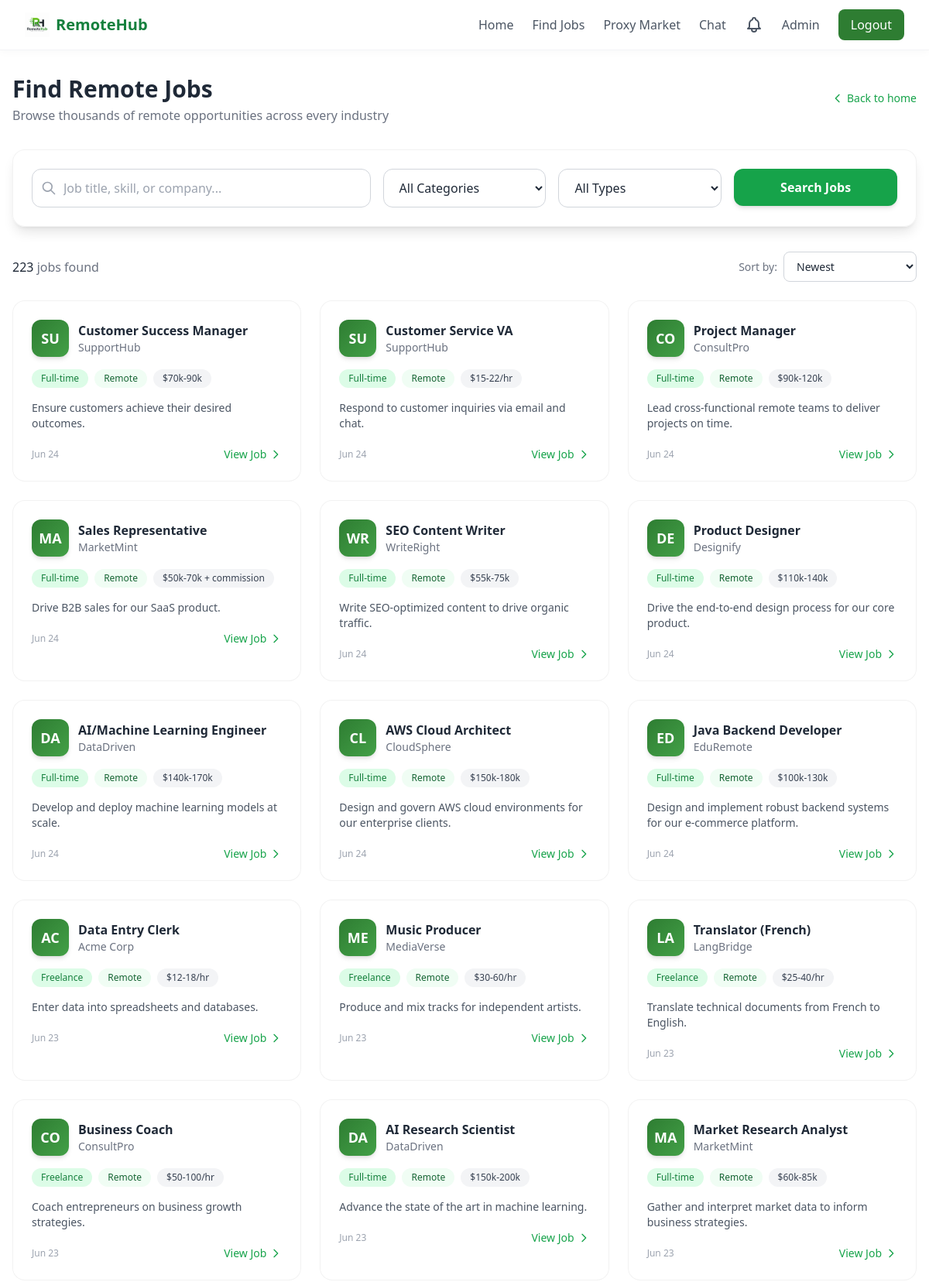
Screenshot of /jobs/browse (signed in, upper part) with the database file from the repository.
### models.py (models this page shows)
class Job(db.Model):
    __tablename__ = 'jobs'
    id = db.Column(db.Integer, primary_key=True)
    title = db.Column(db.String(200), nullable=False)
    company_id = db.Column(db.Integer, db.ForeignKey('companies.id'), nullable=False)
    category_id = db.Column(db.Integer, db.ForeignKey('job_categories.id'))
    parent_category = db.Column(db.String(100))
    employment_type = db.Column(db.String(50))
    salary = db.Column(db.String(100))
    experience_level = db.Column(db.String(100))
    location = db.Column(db.String(100))
    timezone = db.Column(db.String(100))
    description = db.Column(db.Text)
    responsibilities = db.Column(db.Text)
    qualifications = db.Column(db.Text)
    skills_required = db.Column(db.Text)
    posted_date = db.Column(db.DateTime, default=lambda: datetime.now(timezone.utc))
    application_deadline = db.Column(db.DateTime)
    proxy_required = db.Column(db.Boolean, default=False)
    proxy_country = db.Column(db.String(100))
    is_active = db.Column(db.Boolean, default=True)
    benefits = db.Column(db.Text)
    contract_type = db.Column(db.String(50))
    applications = db.relationship('JobApplication', backref='job', lazy='dynamic')
    saved_by = db.relationship('SavedJob', backref='job', lazy='dynamic')

class Company(db.Model):
    __tablename__ = 'companies'
    id = db.Column(db.Integer, primary_key=True)
    name = db.Column(db.String(200), nullable=False)
    logo = db.Column(db.String(256))
    description = db.Column(db.Text)
    website = db.Column(db.String(256))
    verified = db.Column(db.Boolean, default=False)
    created_at = db.Column(db.DateTime, default=lambda: datetime.now(timezone.utc))
    jobs = db.relationship('Job', backref='company', lazy='dynamic')

### routes/job_routes.py (the view)
@job_bp.route('/browse')
@login_required
def browse():
    q = request.args.get('q', '').strip()
    category_filter = request.args.get('category', '')
    type_filter = request.args.get('type', '')
    sort = request.args.get('sort', 'newest')
    query = Job.query.filter_by(is_active=True)
    if q:
        query = query.filter(
            db.or_(Job.title.ilike(f'%{q}%'), Job.description.ilike(f'%{q}%'))
        )
    if category_filter:
        query = query.filter_by(parent_category=category_filter)
    if type_filter:
        query = query.filter_by(employment_type=type_filter)
    if sort == 'oldest':
        query = query.order_by(Job.posted_date.asc())
    elif sort == 'salary_high':
        query = query.order_by(Job.salary.desc())
    else:
        query = query.order_by(Job.posted_date.desc())
    jobs = query.all()
    parent_categories = [
        'Technology & Development',
        'Design & Creative',
        'Writing & Translation',
        'Marketing & Sales',
        'Business & Finance',
        'Virtual Assistance',
        'Customer Support',
        'Education & Tutoring',
        'Healthcare & Wellness',
        'Legal Services',
        'Media & Communications',
        'Real Estate',
        'E-commerce',
        'Engineering',
        'Research & Analysis',
        'AI & Automation',
        'Consulting & Coaching',
        'Language Services',
        'Entertainment & Media',
        'General Remote Jobs'
    ]
    employment_types = ['Full-time', 'Part-time', 'Contract', 'Freelance', 'Internship']
    return render_template(
        'browse.html',
        jobs=jobs,
        categories=parent_categories,
        employment_types=employment_types,
        current_filters={
            'q': q,
            'category': category_filter,
            'type': type_filter,
            'sort': sort
        }
    )

### app.py (called while the page is built)
@login_manager.user_loader
def load_user(user_id):
    return db.session.get(User, int(user_id))

### templates/browse.html (shortened to what this page needs)
{% extends "base.html" %}
{% block content %}
<div class="max-w-7xl mx-auto px-4 py-8">
    <div class="flex flex-col sm:flex-row sm:items-center sm:justify-between mb-8">
        <div>
            <h1 class="text-3xl font-bold text-gray-800">Find Remote Jobs</h1>
            <p class="text-gray-500 mt-1">Browse thousands of remote opportunities across every industry</p>
        </div>
        <div class="mt-4 sm:mt-0">
            <a href="{{ url_for('main.home') }}" class="text-green-600 hover:underline text-sm inline-flex items-center">
                <svg class="w-4 h-4 mr-1" fill="none" stroke="currentColor" viewBox="0 0 24 24"><path stroke-linecap="round" stroke-linejoin="round" stroke-width="2" d="M15 19l-7-7 7-7"/></svg>
                Back to home
            </a>
        </div>
    </div>
    <div class="glass-card rounded-2xl p-6 mb-8 shadow-lg">
        <form method="GET" action="{{ url_for('jobs.browse') }}" class="grid gap-4 sm:grid-cols-2 lg:grid-cols-5">
            <div class="lg:col-span-2">
                <div class="relative">
                    <svg class="absolute left-3 top-1/2 transform -translate-y-1/2 h-5 w-5 text-gray-400" fill="none" stroke="currentColor" viewBox="0 0 24 24"><path stroke-linecap="round" stroke-linejoin="round" stroke-width="2" d="M21 21l-6-6m2-5a7 7 0 11-14 0 7 7 0 0114 0z"/></svg>
                    <input type="text" name="q" placeholder="Job title, skill, or company..." value="{{ current_filters.q }}"
                           class="w-full pl-10 pr-4 py-3 rounded-xl border border-gray-300 bg-white text-gray-800 focus:ring-2 focus:ring-green-500 focus:border-transparent transition">
                </div>
            </div>
            <div>
                <select name="category" class="w-full px-4 py-3 rounded-xl border border-gray-300 bg-white text-gray-800 focus:ring-2 focus:ring-green-500">
                    <option value="">All Categories</option>
                </select>
            </div>
            <div>
                <select name="type" class="w-full px-4 py-3 rounded-xl border border-gray-300 bg-white text-gray-800 focus:ring-2 focus:ring-green-500">
                    <option value="">All Types</option>
                </select>
            </div>
            <div>
                <button type="submit" class="w-full bg-green-600 hover:bg-green-700 text-white font-semibold py-3 rounded-xl transition shadow-md">
                    Search Jobs
                </button>
            </div>
        </form>
    </div>
    <div class="flex flex-col sm:flex-row justify-between items-start sm:items-center mb-6 gap-4">
        <p class="text-gray-500">
            <span class="font-medium text-gray-800">{{ jobs|length }}</span> jobs found
        </p>
        <form method="GET" action="{{ url_for('jobs.browse') }}" class="flex items-center space-x-2">
            <label for="sort" class="text-sm text-gray-500">Sort by:</label>
            <select name="sort" id="sort" onchange="this.form.submit()" class="px-3 py-2 rounded-lg border border-gray-300 bg-white text-sm focus:ring-2 focus:ring-green-500">
                <option value="newest" {% if current_filters.sort == 'newest' %}selected{% endif %}>Newest</option>
            </select>
        </form>
    </div>
    {% if jobs %}
    <div class="grid gap-6 sm:grid-cols-2 lg:grid-cols-3">
        {% for job in jobs %}
        <div class="glass-card rounded-2xl p-6 hover:shadow-2xl transition-all duration-300 job-card-hover relative group">
            <div class="flex items-center space-x-3 mb-4">
                <div class="w-12 h-12 browse-card-company rounded-xl flex items-center justify-center text-white font-bold text-lg shadow-md">
                    {{ job.company.name[:2].upper() if job.company else '??' }}
                </div>
                <div>
                    <h3 class="font-bold text-gray-800 group-hover:text-green-700 transition-colors">{{ job.title }}</h3>
                    <p class="text-sm text-gray-500">{{ job.company.name if job.company else 'Unknown' }}</p>
                </div>
            </div>
            <div class="flex flex-wrap gap-2 mb-4">
                <span class="px-3 py-1 bg-green-100 text-green-700 text-xs font-medium rounded-full">{{ job.employment_type }}</span>
                <span class="px-3 py-1 bg-green-50 text-green-800 text-xs font-medium rounded-full">{{ job.location }}</span>
                {% if job.salary %}
                <span class="px-3 py-1 bg-gray-100 text-gray-700 text-xs font-medium rounded-full">{{ job.salary }}</span>
                {% endif %}
            </div>
            <p class="text-sm text-gray-600 mb-5 line-clamp-2">{{ job.description[:120] }}{% if job.description|length > 120 %}...{% endif %}</p>
            <div class="flex justify-between items-center mt-auto">
                <span class="text-xs text-gray-400">{{ job.posted_date.strftime('%b %d') if job.posted_date else 'N/A' }}</span>
                <a href="{{ url_for('jobs.detail', job_id=job.id) }}" class="inline-flex items-center text-green-600 hover:text-green-800 font-medium text-sm transition-colors">
                    View Job
                    <svg class="w-4 h-4 ml-1" fill="none" stroke="currentColor" viewBox="0 0 24 24"><path stroke-linecap="round" stroke-linejoin="round" stroke-width="2" d="M9 5l7 7-7 7"/></svg>
                </a>
            </div>
        </div>
        {% endfor %}
    </div>
    {% endif %}
</div>
{% endblock %}

### templates/base.html (style rules this page uses)
.glass-card { background: rgba(255, 255, 255, 0.85); backdrop-filter: blur(12px); -webkit-backdrop-filter: blur(12px); border: 1px solid rgba(0, 0, 0, 0.05); }

### templates/browse.html (style rules this page uses)
.browse-card-company { background: linear-gradient(135deg, #2E7D32, #43A047); }

### rows the page displays
Job: company "SU", title "Customer Success Manager", company "SupportHub", employment_type "Full-time", location "Remote", salary "$70k-90k", description "Ensure customers achieve their desired outcomes.", posted_date "Jun 24"
Job: company "SU", title "Customer Service VA", company "SupportHub", employment_type "Full-time", location "Remote", salary "$15-22/hr", description "Respond to customer inquiries via email and chat.", posted_date "Jun 24"
Job: company "CO", title "Project Manager", company "ConsultPro", employment_type "Full-time", location "Remote", salary "$90k-120k", description "Lead cross‑functional remote teams to deliver projects on time.", posted_date "Jun 24"
Job: company "MA", title "Sales Representative", company "MarketMint", employment_type "Full-time", location "Remote", salary "$50k-70k + commission", description "Drive B2B sales for our SaaS product.", posted_date "Jun 24"
Job: company "WR", title "SEO Content Writer", company "WriteRight", employment_type "Full-time", location "Remote", salary "$55k-75k", description "Write SEO‑optimized content to drive organic traffic.", posted_date "Jun 24"
Job: company "DE", title "Product Designer", company "Designify", employment_type "Full-time", location "Remote", salary "$110k-140k", description "Drive the end‑to‑end design process for our core product.", posted_date "Jun 24"
Job: company "DA", title "AI/Machine Learning Engineer", company "DataDriven", employment_type "Full-time", location "Remote", salary "$140k-170k", description "Develop and deploy machine learning models at scale.", posted_date "Jun 24"
Job: company "CL", title "AWS Cloud Architect", company "CloudSphere", employment_type "Full-time", location "Remote", salary "$150k-180k", description "Design and govern AWS cloud environments for our enterprise clients.", posted_date "Jun 24"
Job: company "ED", title "Java Backend Developer", company "EduRemote", employment_type "Full-time", location "Remote", salary "$100k-130k", description "Design and implement robust backend systems for our e‑commerce platform.", posted_date "Jun 24"
Job: company "AC", title "Data Entry Clerk", company "Acme Corp", employment_type "Freelance", location "Remote", salary "$12-18/hr", description "Enter data into spreadsheets and databases.", posted_date "Jun 23"
Job: company "ME", title "Music Producer", company "MediaVerse", employment_type "Freelance", location "Remote", salary "$30-60/hr", description "Produce and mix tracks for independent artists.", posted_date "Jun 23"
Job: company "LA", title "Translator (French)", company "LangBridge", employment_type "Freelance", location "Remote", salary "$25-40/hr", description "Translate technical documents from French to English.", posted_date "Jun 23"
Job: company "CO", title "Business Coach", company "ConsultPro", employment_type "Freelance", location "Remote", salary "$50-100/hr", description "Coach entrepreneurs on business growth strategies.", posted_date "Jun 23"
Job: company "DA", title "AI Research Scientist", company "DataDriven", employment_type "Full-time", location "Remote", salary "$150k-200k", description "Advance the state of the art in machine learning.", posted_date "Jun 23"
Job: company "MA", title "Market Research Analyst", company "MarketMint", employment_type "Full-time", location "Remote", salary "$60k-85k", description "Gather and interpret market data to inform business strategies.", posted_date "Jun 23"

### other values shown
{{ jobs|length }} "223"
